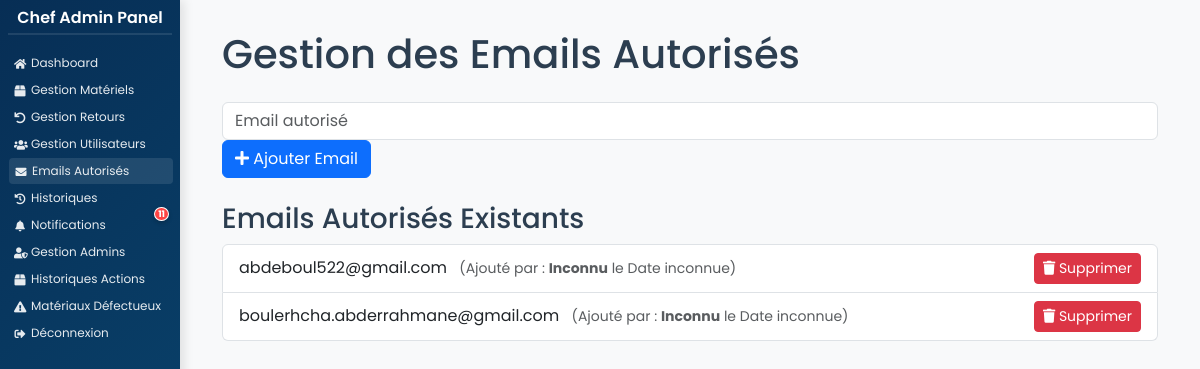
Page /views/admin/manage_emails.php (signed in) on the committed database.
### tables this page shows
CREATE TABLE `email_autorise` (
  `id_email` int(11) NOT NULL AUTO_INCREMENT,
  `email` varchar(255) NOT NULL,
  PRIMARY KEY (`id_email`),
  UNIQUE KEY `email` (`email`)
);

### views/admin/manage_emails.php (the view, shortened to what this page needs)
<?php
require_once '../../config/config.php';
?>
<!DOCTYPE html>
<html lang="fr">
<head>
    <link href="https://cdn.jsdelivr.net/npm/bootstrap@5.3.0/dist/css/bootstrap.min.css" rel="stylesheet">
    <link rel="stylesheet" href="https://cdnjs.cloudflare.com/ajax/libs/font-awesome/5.15.4/css/all.min.css">
</head>
<body>
<?php include '../../includes/sidebar.php'; ?>
    <div class="main-content">
        <div class="container">
            <h1 class="mb-4">Gestion des Emails Autorisés</h1>
            <form action="" method="POST" class="mb-4">
                <div class="form-group">
                    <input type="email" name="email" class="form-control" placeholder="Email autorisé" required>
                </div>
                <button type="submit" name="action" value="add" class="btn btn-primary">
                    <i class="fas fa-plus"></i> Ajouter Email
                </button>
            </form>
            <h3>Emails Autorisés Existants</h3>
            <ul class="list-group">
                <?php
                $stmt = $pdo->query("
                    SELECT ea.id_email, ea.email,
                           COALESCE(a.nom, 'Inconnu') as admin_nom,
                           COALESCE(a.prenom, '') as admin_prenom,
                           ha.date_action
                    FROM email_autorise ea
                    LEFT JOIN historique_actions ha ON ea.id_email = ha.id_email
                        AND ha.type_action = 'AJOUT_EMAIL'
                    LEFT JOIN administrateur a ON ha.id_admin = a.id_admin
                ");
                while ($email = $stmt->fetch(PDO::FETCH_ASSOC)) {
                    $date_ajout = isset($email['date_action']) ?
                        date('d/m/Y H:i', strtotime($email['date_action'])) :
                        'Date inconnue';
                    echo "<li class='list-group-item d-flex justify-content-between align-items-center'>
                            <div>
                                " . htmlspecialchars($email['email']) . "
                                <small class='text-muted ms-2'>
                                    (Ajouté par : <strong>" . htmlspecialchars($email['admin_prenom'] . ' ' . $email['admin_nom']) . "</strong>
                                    le " . $date_ajout . ")
                                </small>
                            </div>
                            <div>
                                <form action='' method='POST' class='d-inline'>
                                    <input type='hidden' name='email_id' value='" . htmlspecialchars($email['id_email']) . "'>
                                    <button type='submit' name='action' value='delete' class='btn btn-danger btn-sm'>
                                        <i class='fas fa-trash'></i> Supprimer
                                    </button>
                                </form>
                            </div>
                        </li>";
                }
                ?>
            </ul>
        </div>
    </div>
</body>
</html>

### assets/css/sidebar.css (style rules this page uses)
body { display: flex; font-family: 'Poppins', sans-serif; margin: 0; background: #f8f9fa; color: #2c3e50; min-height: 100vh; position: relative; overflow-x: hidden; }
.main-content { margin-left: 280px; padding: 30px; flex-grow: 1; }
@media screen and (max-width: 1366px) { .main-content { margin-left: 180px; } }

### views/admin/manage_emails.php (style rules this page uses)
body { font-family: 'Poppins', sans-serif; margin: 0; background: #f8f9fa; color: #2c3e50; }
.main-content { padding: 30px; flex-grow: 1; }

### rows in the picture
email_autorise: email "abdeboul522@gmail.com", admin_nom "Inconnu", date_ajout "Date inconnue"
email_autorise: email "boulerhcha.abderrahmane@gmail.com", admin_nom "Inconnu", date_ajout "Date inconnue"

### other values in the picture
$notif_count "11"
